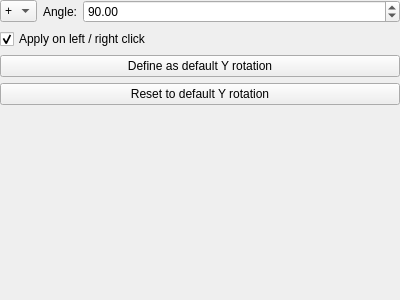
<?xml version="1.0" encoding="UTF-8"?>
<ui version="4.0">
 <class>PanelSubTransformation</class>
 <widget class="QWidget" name="PanelSubTransformation">
  <property name="geometry">
   <rect>
    <x>0</x>
    <y>0</y>
    <width>400</width>
    <height>300</height>
   </rect>
  </property>
  <property name="windowTitle">
   <string>Form</string>
  </property>
  <layout class="QGridLayout" name="gridLayout">
   <property name="leftMargin">
    <number>0</number>
   </property>
   <property name="topMargin">
    <number>0</number>
   </property>
   <property name="rightMargin">
    <number>0</number>
   </property>
   <property name="bottomMargin">
    <number>0</number>
   </property>
   <item row="0" column="0">
    <layout class="QVBoxLayout" name="verticalLayout_2" stretch="0,0,0,0,1">
     <item>
      <layout class="QHBoxLayout" name="horizontalLayout" stretch="0,0,1">
       <item>
        <widget class="QComboBox" name="comboBoxOperation">
         <item>
          <property name="text">
           <string>+</string>
          </property>
         </item>
         <item>
          <property name="text">
           <string>=</string>
          </property>
         </item>
        </widget>
       </item>
       <item>
        <widget class="QLabel" name="labelAngle">
         <property name="text">
          <string>Angle:</string>
         </property>
        </widget>
       </item>
       <item>
        <widget class="QDoubleSpinBox" name="doubleSpinBoxAngle">
         <property name="minimum">
          <double>-9999999.000000000000000</double>
         </property>
         <property name="maximum">
          <double>9999999.000000000000000</double>
         </property>
         <property name="value">
          <double>90.000000000000000</double>
         </property>
        </widget>
       </item>
      </layout>
     </item>
     <item>
      <widget class="QCheckBox" name="checkBoxApplyLeftRightClick">
       <property name="text">
        <string>Apply on left / right click</string>
       </property>
       <property name="checked">
        <bool>true</bool>
       </property>
      </widget>
     </item>
     <item>
      <widget class="QPushButton" name="pushButtonDefineDefault">
       <property name="text">
        <string>Define as default Y rotation</string>
       </property>
      </widget>
     </item>
     <item>
      <widget class="QPushButton" name="pushButtonResetDefault">
       <property name="text">
        <string>Reset to default Y rotation</string>
       </property>
      </widget>
     </item>
     <item>
      <spacer name="verticalSpacer">
       <property name="orientation">
        <enum>Qt::Vertical</enum>
       </property>
       <property name="sizeHint" stdset="0">
        <size>
         <width>318</width>
         <height>40</height>
        </size>
       </property>
      </spacer>
     </item>
    </layout>
   </item>
  </layout>
 </widget>
 <resources/>
 <connections/>
</ui>
